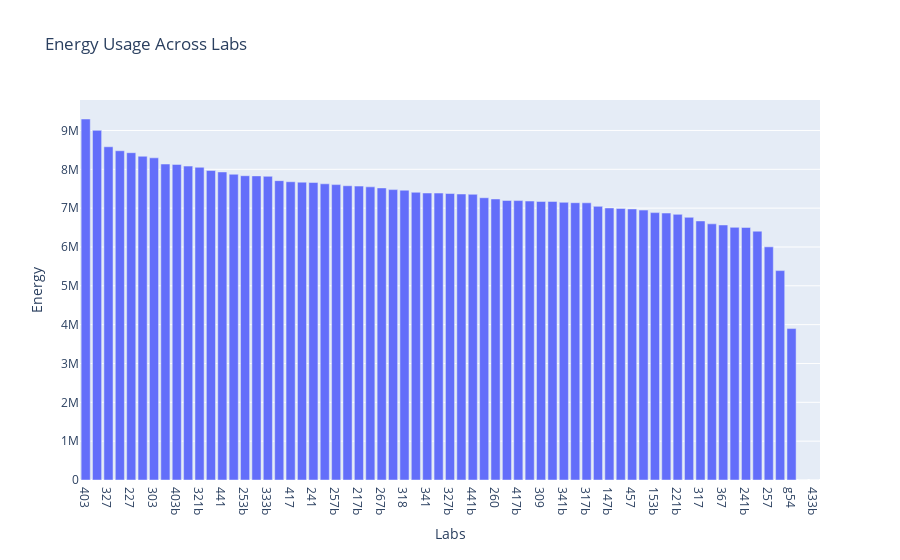

Source (notebook cell):
### Code cell
#Bar Graph distribution by lab type

import plotly.express as px
#fig = px.bar(random_x, y = random_y)

names = ndf.iloc[0:]
names

fig = px.bar(names, x = "Labs", y = "Energy",title="Energy Usage Across Labs")
fig.show()

### Figure 1 — Plotly figure (JSON) as saved in the notebook; plotly's stock layout.template omitted (floating-point values rounded to 4 significant figures)
{"data": [{"alignmentgroup": "True", "hovertemplate": "Labs=%{x}<br>Energy=%{y}<extra></extra>", "legendgroup": "", "marker": {"color": "#636efa", "pattern": {"shape": ""}}, "name": "", "offsetgroup": "", "orientation": "v", "showlegend": false, "textposition": "auto", "x": ["403", "233", "327", "360b", "227", "418", "303", "309b", "403b", "367b", "321b", "221", "441", "227b", "253b", "321", "333b", "141", "417", "233b", "241", "453b", "257b", "457b", "217b", "453", "267b", "409b", "318", "421b", "341", "333", "327b", "445", "441b", "303b", "260", "421", "417b", "409", "309", "427b", "341b", "445b", "317b", "253", "147b", "155", "457", "345", "153b", "267", "221b", "153", "317", "260b", "367", "433", "241b", "160", "257", "143", "g54", "345b", "433b"], "xaxis": "x", "y": [9295000.0, 9003000.0, 8580000.0, 8477000.0, 8427000.0, 8336000.0, 8295000.0, 8136000.0, 8126000.0, 8082000.0, 8051000.0, 7969000.0, 7931000.0, 7872000.0, 7835000.0, 7830000.0, 7819000.0, 7707000.0, 7679000.0, 7669000.0, 7660000.0, 7626000.0, 7606000.0, 7576000.0, 7568000.0, 7548000.0, 7520000.0, 7477000.0, 7462000.0, 7408000.0, 7389000.0, 7388000.0, 7376000.0, 7364000.0, 7356000.0, 7268000.0, 7236000.0, 7198000.0, 7195000.0, 7183000.0, 7172000.0, 7172000.0, 7150000.0, 7140000.0, 7137000.0, 7046000.0, 7005000.0, 6991000.0, 6979000.0, 6950000.0, 6884000.0, 6874000.0, 6840000.0, 6764000.0, 6670000.0, 6595000.0, 6566000.0, 6505000.0, 6503000.0, 6406000.0, 6003000.0, 5392000.0, 3899000.0, 0.0, 0.0], "yaxis": "y", "type": "bar"}], "layout": {"xaxis": {"anchor": "y", "domain": [0.0, 1.0], "title": {"text": "Labs"}}, "yaxis": {"anchor": "x", "domain": [0.0, 1.0], "title": {"text": "Energy"}}, "legend": {"tracegroupgap": 0}, "title": {"text": "Energy Usage Across Labs"}, "barmode": "relative"}}
